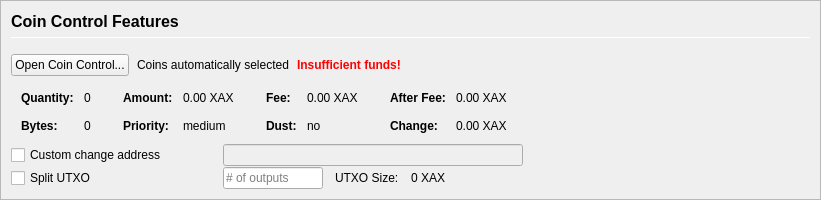
         <widget class="QFrame" name="frameCoinControl">
          <property name="sizePolicy">
           <sizepolicy hsizetype="Expanding" vsizetype="Expanding">
            <horstretch>0</horstretch>
            <verstretch>0</verstretch>
           </sizepolicy>
          </property>
          <property name="maximumSize">
           <size>
            <width>16777215</width>
            <height>16777215</height>
           </size>
          </property>
          <property name="frameShape">
           <enum>QFrame::StyledPanel</enum>
          </property>
          <property name="frameShadow">
           <enum>QFrame::Sunken</enum>
          </property>
          <layout class="QVBoxLayout" name="verticalLayoutCoinControl2">
           <property name="spacing">
            <number>0</number>
           </property>
           <property name="leftMargin">
            <number>0</number>
           </property>
           <property name="topMargin">
            <number>0</number>
           </property>
           <property name="rightMargin">
            <number>0</number>
           </property>
           <property name="bottomMargin">
            <number>0</number>
           </property>
           <item>
            <widget class="QFrame" name="frameCoinControl_BG">
             <layout class="QVBoxLayout" name="verticalLayoutCoinControl" stretch="0,0,0,0,0,0">
              <property name="spacing">
               <number>1</number>
              </property>
              <property name="leftMargin">
               <number>10</number>
              </property>
              <property name="topMargin">
               <number>10</number>
              </property>
              <item>
               <layout class="QHBoxLayout" name="horizontalLayoutCoinControl1">
                <property name="bottomMargin">
                 <number>15</number>
                </property>
                <item>
                 <layout class="QVBoxLayout" name="verticalLayout_3">
                  <property name="spacing">
                   <number>6</number>
                  </property>
                  <item>
                   <widget class="QLabel" name="labelCoinControlFeatures">
                    <property name="sizePolicy">
                     <sizepolicy hsizetype="Preferred" vsizetype="Maximum">
                      <horstretch>0</horstretch>
                      <verstretch>0</verstretch>
                     </sizepolicy>
                    </property>
                    <property name="minimumSize">
                     <size>
                      <width>0</width>
                      <height>20</height>
                     </size>
                    </property>
                    <property name="font">
                     <font>
                      <pointsize>12</pointsize>
                      <weight>75</weight>
                      <bold>true</bold>
                     </font>
                    </property>
                    <property name="styleSheet">
                     <string notr="true">font-weight:bold;</string>
                    </property>
                    <property name="text">
                     <string>Coin Control Features</string>
                    </property>
                   </widget>
                  </item>
                  <item>
                   <widget class="Line" name="line">
                    <property name="minimumSize">
                     <size>
                      <width>0</width>
                      <height>1</height>
                     </size>
                    </property>
                    <property name="maximumSize">
                     <size>
                      <width>16777215</width>
                      <height>1</height>
                     </size>
                    </property>
                    <property name="orientation">
                     <enum>Qt::Horizontal</enum>
                    </property>
                   </widget>
                  </item>
                 </layout>
                </item>
               </layout>
              </item>
              <item>
               <layout class="QHBoxLayout" name="horizontalLayoutCoinControl2" stretch="0,0,0,0">
                <property name="spacing">
                 <number>8</number>
                </property>
                <property name="bottomMargin">
                 <number>10</number>
                </property>
                <item>
                 <widget class="QPushButton" name="pushButtonCoinControl">
                  <property name="styleSheet">
                   <string notr="true"/>
                  </property>
                  <property name="text">
                   <string>Open Coin Control...</string>
                  </property>
                  <property name="autoDefault">
                   <bool>false</bool>
                  </property>
                 </widget>
                </item>
                <item>
                 <widget class="QLabel" name="labelCoinControlAutomaticallySelected">
                  <property name="text">
                   <string>Coins automatically selected</string>
                  </property>
                  <property name="margin">
                   <number>5</number>
                  </property>
                 </widget>
                </item>
                <item>
                 <widget class="QLabel" name="labelCoinControlInsuffFunds">
                  <property name="font">
                   <font>
                    <weight>75</weight>
                    <bold>true</bold>
                   </font>
                  </property>
                  <property name="styleSheet">
                   <string notr="true">color:red;font-weight:bold;</string>
                  </property>
                  <property name="text">
                   <string>Insufficient funds!</string>
                  </property>
                  <property name="margin">
                   <number>5</number>
                  </property>
                 </widget>
                </item>
                <item>
                 <spacer name="horizontalSpacerCoinControl">
                  <property name="orientation">
                   <enum>Qt::Horizontal</enum>
                  </property>
                  <property name="sizeHint" stdset="0">
                   <size>
                    <width>40</width>
                    <height>1</height>
                   </size>
                  </property>
                 </spacer>
                </item>
               </layout>
              </item>
              <item>
               <widget class="QWidget" name="widgetCoinControl" native="true">
                <property name="sizePolicy">
                 <sizepolicy hsizetype="Preferred" vsizetype="Preferred">
                  <horstretch>0</horstretch>
                  <verstretch>0</verstretch>
                 </sizepolicy>
                </property>
                <property name="minimumSize">
                 <size>
                  <width>0</width>
                  <height>0</height>
                 </size>
                </property>
                <property name="styleSheet">
                 <string notr="true"/>
                </property>
                <layout class="QHBoxLayout" name="horizontalLayoutCoinControl5">
                 <property name="leftMargin">
                  <number>0</number>
                 </property>
                 <property name="topMargin">
                  <number>0</number>
                 </property>
                 <property name="rightMargin">
                  <number>0</number>
                 </property>
                 <property name="bottomMargin">
                  <number>0</number>
                 </property>
                 <item>
                  <layout class="QHBoxLayout" name="horizontalLayoutCoinControl3" stretch="0,0,0,1">
                   <property name="spacing">
                    <number>20</number>
                   </property>
                   <property name="topMargin">
                    <number>0</number>
                   </property>
                   <property name="bottomMargin">
                    <number>10</number>
                   </property>
                   <item>
                    <layout class="QFormLayout" name="formLayoutCoinControl1">
                     <property name="horizontalSpacing">
                      <number>10</number>
                     </property>
                     <property name="verticalSpacing">
                      <number>14</number>
                     </property>
                     <property name="leftMargin">
                      <number>10</number>
                     </property>
                     <property name="topMargin">
                      <number>4</number>
                     </property>
                     <property name="rightMargin">
                      <number>6</number>
                     </property>
                     <item row="0" column="0">
                      <widget class="QLabel" name="labelCoinControlQuantityText">
                       <property name="font">
                        <font>
                         <weight>75</weight>
                         <bold>true</bold>
                        </font>
                       </property>
                       <property name="text">
                        <string>Quantity:</string>
                       </property>
                       <property name="margin">
                        <number>0</number>
                       </property>
                      </widget>
                     </item>
                     <item row="0" column="1">
                      <widget class="QLabel" name="labelCoinControlQuantity">
                       <property name="cursor">
                        <cursorShape>IBeamCursor</cursorShape>
                       </property>
                       <property name="contextMenuPolicy">
                        <enum>Qt::ActionsContextMenu</enum>
                       </property>
                       <property name="text">
                        <string notr="true">0</string>
                       </property>
                       <property name="margin">
                        <number>0</number>
                       </property>
                       <property name="textInteractionFlags">
                        <set>Qt::LinksAccessibleByMouse|Qt::TextSelectableByKeyboard|Qt::TextSelectableByMouse</set>
                       </property>
                      </widget>
                     </item>
                     <item row="1" column="0">
                      <widget class="QLabel" name="labelCoinControlBytesText">
                       <property name="font">
                        <font>
                         <weight>75</weight>
                         <bold>true</bold>
                        </font>
                       </property>
                       <property name="text">
                        <string>Bytes:</string>
                       </property>
                      </widget>
                     </item>
                     <item row="1" column="1">
                      <widget class="QLabel" name="labelCoinControlBytes">
                       <property name="cursor">
                        <cursorShape>IBeamCursor</cursorShape>
                       </property>
                       <property name="contextMenuPolicy">
                        <enum>Qt::ActionsContextMenu</enum>
                       </property>
                       <property name="text">
                        <string notr="true">0</string>
                       </property>
                       <property name="textInteractionFlags">
                        <set>Qt::LinksAccessibleByMouse|Qt::TextSelectableByKeyboard|Qt::TextSelectableByMouse</set>
                       </property>
                      </widget>
                     </item>
                    </layout>
                   </item>
                   <item>
                    <layout class="QFormLayout" name="formLayoutCoinControl2">
                     <property name="horizontalSpacing">
                      <number>10</number>
                     </property>
                     <property name="verticalSpacing">
                      <number>14</number>
                     </property>
                     <property name="leftMargin">
                      <number>6</number>
                     </property>
                     <property name="topMargin">
                      <number>4</number>
                     </property>
                     <property name="rightMargin">
                      <number>6</number>
                     </property>
                     <item row="0" column="0">
                      <widget class="QLabel" name="labelCoinControlAmountText">
                       <property name="font">
                        <font>
                         <weight>75</weight>
                         <bold>true</bold>
                        </font>
                       </property>
                       <property name="text">
                        <string>Amount:</string>
                       </property>
                       <property name="margin">
                        <number>0</number>
                       </property>
                      </widget>
                     </item>
                     <item row="0" column="1">
                      <widget class="QLabel" name="labelCoinControlAmount">
                       <property name="cursor">
                        <cursorShape>IBeamCursor</cursorShape>
                       </property>
                       <property name="contextMenuPolicy">
                        <enum>Qt::ActionsContextMenu</enum>
                       </property>
                       <property name="text">
                        <string notr="true">0.00 XAX</string>
                       </property>
                       <property name="textInteractionFlags">
                        <set>Qt::LinksAccessibleByMouse|Qt::TextSelectableByKeyboard|Qt::TextSelectableByMouse</set>
                       </property>
                      </widget>
                     </item>
                     <item row="1" column="0">
                      <widget class="QLabel" name="labelCoinControlPriorityText">
                       <property name="font">
                        <font>
                         <weight>75</weight>
                         <bold>true</bold>
                        </font>
                       </property>
                       <property name="text">
                        <string>Priority:</string>
                       </property>
                      </widget>
                     </item>
                     <item row="1" column="1">
                      <widget class="QLabel" name="labelCoinControlPriority">
                       <property name="cursor">
                        <cursorShape>IBeamCursor</cursorShape>
                       </property>
                       <property name="contextMenuPolicy">
                        <enum>Qt::ActionsContextMenu</enum>
                       </property>
                       <property name="text">
                        <string>medium</string>
                       </property>
                       <property name="textInteractionFlags">
                        <set>Qt::LinksAccessibleByMouse|Qt::TextSelectableByKeyboard|Qt::TextSelectableByMouse</set>
                       </property>
                      </widget>
                     </item>
                    </layout>
                   </item>
                   <item>
                    <layout class="QFormLayout" name="formLayoutCoinControl3">
                     <property name="horizontalSpacing">
                      <number>10</number>
                     </property>
                     <property name="verticalSpacing">
                      <number>14</number>
                     </property>
                     <property name="leftMargin">
                      <number>6</number>
                     </property>
                     <property name="topMargin">
                      <number>4</number>
                     </property>
                     <property name="rightMargin">
                      <number>6</number>
                     </property>
                     <item row="0" column="0">
                      <widget class="QLabel" name="labelCoinControlFeeText">
                       <property name="font">
                        <font>
                         <weight>75</weight>
                         <bold>true</bold>
                        </font>
                       </property>
                       <property name="text">
                        <string>Fee:</string>
                       </property>
                       <property name="margin">
                        <number>0</number>
                       </property>
                      </widget>
                     </item>
                     <item row="0" column="1">
                      <widget class="QLabel" name="labelCoinControlFee">
                       <property name="cursor">
                        <cursorShape>IBeamCursor</cursorShape>
                       </property>
                       <property name="contextMenuPolicy">
                        <enum>Qt::ActionsContextMenu</enum>
                       </property>
                       <property name="text">
                        <string notr="true">0.00 XAX</string>
                       </property>
                       <property name="textInteractionFlags">
                        <set>Qt::LinksAccessibleByMouse|Qt::TextSelectableByKeyboard|Qt::TextSelectableByMouse</set>
                       </property>
                      </widget>
                     </item>
                     <item row="1" column="0">
                      <widget class="QLabel" name="labelCoinControlLowOutputText">
                       <property name="font">
                        <font>
                         <weight>75</weight>
                         <bold>true</bold>
                        </font>
                       </property>
                       <property name="text">
                        <string>Dust:</string>
                       </property>
                      </widget>
                     </item>
                     <item row="1" column="1">
                      <widget class="QLabel" name="labelCoinControlLowOutput">
                       <property name="cursor">
                        <cursorShape>IBeamCursor</cursorShape>
                       </property>
                       <property name="contextMenuPolicy">
                        <enum>Qt::ActionsContextMenu</enum>
                       </property>
                       <property name="text">
                        <string>no</string>
                       </property>
                       <property name="textInteractionFlags">
                        <set>Qt::LinksAccessibleByMouse|Qt::TextSelectableByKeyboard|Qt::TextSelectableByMouse</set>
                       </property>
                      </widget>
                     </item>
                    </layout>
                   </item>
                   <item>
                    <layout class="QFormLayout" name="formLayoutCoinControl4">
                     <property name="horizontalSpacing">
                      <number>10</number>
                     </property>
                     <property name="verticalSpacing">
                      <number>14</number>
                     </property>
                     <property name="leftMargin">
                      <number>6</number>
                     </property>
                     <property name="topMargin">
                      <number>4</number>
                     </property>
                     <property name="rightMargin">
                      <number>6</number>
                     </property>
                     <item row="0" column="0">
                      <widget class="QLabel" name="labelCoinControlAfterFeeText">
                       <property name="font">
                        <font>
                         <weight>75</weight>
                         <bold>true</bold>
                        </font>
                       </property>
                       <property name="text">
                        <string>After Fee:</string>
                       </property>
                       <property name="margin">
                        <number>0</number>
                       </property>
                      </widget>
                     </item>
                     <item row="0" column="1">
                      <widget class="QLabel" name="labelCoinControlAfterFee">
                       <property name="cursor">
                        <cursorShape>IBeamCursor</cursorShape>
                       </property>
                       <property name="contextMenuPolicy">
                        <enum>Qt::ActionsContextMenu</enum>
                       </property>
                       <property name="text">
                        <string notr="true">0.00 XAX</string>
                       </property>
                       <property name="textInteractionFlags">
                        <set>Qt::LinksAccessibleByMouse|Qt::TextSelectableByKeyboard|Qt::TextSelectableByMouse</set>
                       </property>
                      </widget>
                     </item>
                     <item row="1" column="0">
                      <widget class="QLabel" name="labelCoinControlChangeText">
                       <property name="font">
                        <font>
                         <weight>75</weight>
                         <bold>true</bold>
                        </font>
                       </property>
                       <property name="text">
                        <string>Change:</string>
                       </property>
                      </widget>
                     </item>
                     <item row="1" column="1">
                      <widget class="QLabel" name="labelCoinControlChange">
                       <property name="cursor">
                        <cursorShape>IBeamCursor</cursorShape>
                       </property>
                       <property name="contextMenuPolicy">
                        <enum>Qt::ActionsContextMenu</enum>
                       </property>
                       <property name="text">
                        <string notr="true">0.00 XAX</string>
                       </property>
                       <property name="textInteractionFlags">
                        <set>Qt::LinksAccessibleByMouse|Qt::TextSelectableByKeyboard|Qt::TextSelectableByMouse</set>
                       </property>
                      </widget>
                     </item>
                    </layout>
                   </item>
                  </layout>
                 </item>
                </layout>
               </widget>
              </item>
              <item>
               <layout class="QHBoxLayout" name="horizontalLayoutCoinControl4">
                <property name="spacing">
                 <number>12</number>
                </property>
                <property name="sizeConstraint">
                 <enum>QLayout::SetDefaultConstraint</enum>
                </property>
                <property name="topMargin">
                 <number>0</number>
                </property>
                <property name="rightMargin">
                 <number>0</number>
                </property>
                <item>
                 <widget class="QCheckBox" name="checkBoxCoinControlChange">
                  <property name="sizePolicy">
                   <sizepolicy hsizetype="Preferred" vsizetype="Preferred">
                    <horstretch>0</horstretch>
                    <verstretch>0</verstretch>
                   </sizepolicy>
                  </property>
                  <property name="minimumSize">
                   <size>
                    <width>200</width>
                    <height>0</height>
                   </size>
                  </property>
                  <property name="maximumSize">
                   <size>
                    <width>200</width>
                    <height>16777215</height>
                   </size>
                  </property>
                  <property name="toolTip">
                   <string>If this is activated, but the change address is empty or invalid, change will be sent to a newly generated address.</string>
                  </property>
                  <property name="text">
                   <string>Custom change address</string>
                  </property>
                 </widget>
                </item>
                <item>
                 <widget class="QValidatedLineEdit" name="lineEditCoinControlChange">
                  <property name="enabled">
                   <bool>false</bool>
                  </property>
                  <property name="sizePolicy">
                   <sizepolicy hsizetype="Preferred" vsizetype="Preferred">
                    <horstretch>0</horstretch>
                    <verstretch>0</verstretch>
                   </sizepolicy>
                  </property>
                  <property name="minimumSize">
                   <size>
                    <width>300</width>
                    <height>0</height>
                   </size>
                  </property>
                 </widget>
                </item>
                <item>
                 <widget class="QLabel" name="labelCoinControlChangeLabel">
                  <property name="sizePolicy">
                   <sizepolicy hsizetype="Preferred" vsizetype="Preferred">
                    <horstretch>0</horstretch>
                    <verstretch>0</verstretch>
                   </sizepolicy>
                  </property>
                  <property name="minimumSize">
                   <size>
                    <width>100</width>
                    <height>0</height>
                   </size>
                  </property>
                  <property name="text">
                   <string/>
                  </property>
                  <property name="margin">
                   <number>3</number>
                  </property>
                 </widget>
                </item>
               </layout>
              </item>
              <item>
               <layout class="QHBoxLayout" name="horizontalLayoutCoinControl6">
                <property name="spacing">
                 <number>12</number>
                </property>
                <property name="rightMargin">
                 <number>0</number>
                </property>
                <item>
                 <widget class="QCheckBox" name="splitBlockCheckBox">
                  <property name="sizePolicy">
                   <sizepolicy hsizetype="Preferred" vsizetype="Preferred">
                    <horstretch>0</horstretch>
                    <verstretch>0</verstretch>
                   </sizepolicy>
                  </property>
                  <property name="minimumSize">
                   <size>
                    <width>200</width>
                    <height>0</height>
                   </size>
                  </property>
                  <property name="maximumSize">
                   <size>
                    <width>200</width>
                    <height>16777215</height>
                   </size>
                  </property>
                  <property name="text">
                   <string>Split UTXO</string>
                  </property>
                 </widget>
                </item>
                <item>
                 <widget class="QLineEdit" name="splitBlockLineEdit">
                  <property name="sizePolicy">
                   <sizepolicy hsizetype="Preferred" vsizetype="Preferred">
                    <horstretch>50</horstretch>
                    <verstretch>0</verstretch>
                   </sizepolicy>
                  </property>
                  <property name="minimumSize">
                   <size>
                    <width>100</width>
                    <height>0</height>
                   </size>
                  </property>
                  <property name="maximumSize">
                   <size>
                    <width>100</width>
                    <height>16777215</height>
                   </size>
                  </property>
                  <property name="placeholderText">
                   <string># of outputs</string>
                  </property>
                 </widget>
                </item>
                <item>
                 <widget class="QLabel" name="labelBlockSizeText">
                  <property name="text">
                   <string>UTXO Size:</string>
                  </property>
                 </widget>
                </item>
                <item>
                 <widget class="QLabel" name="labelBlockSize">
                  <property name="text">
                   <string>0 XAX</string>
                  </property>
                 </widget>
                </item>
                <item>
                 <spacer name="horizontalSpacer_7">
                  <property name="orientation">
                   <enum>Qt::Horizontal</enum>
                  </property>
                  <property name="sizeHint" stdset="0">
                   <size>
                    <width>40</width>
                    <height>20</height>
                   </size>
                  </property>
                 </spacer>
                </item>
               </layout>
              </item>
              <item>
               <spacer name="verticalSpacerCoinControl">
                <property name="orientation">
                 <enum>Qt::Vertical</enum>
                </property>
                <property name="sizeHint" stdset="0">
                 <size>
                  <width>800</width>
                  <height>1</height>
                 </size>
                </property>
               </spacer>
              </item>
             </layout>
            </widget>
           </item>
          </layout>
         </widget>
